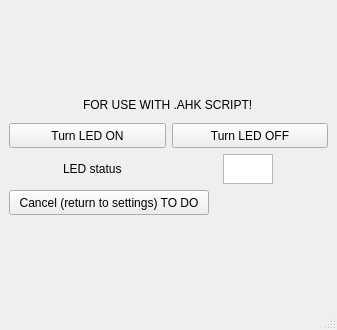
<?xml version="1.0" encoding="UTF-8"?>
<ui version="4.0">
 <class>MainWindow</class>
 <widget class="QMainWindow" name="MainWindow">
  <property name="geometry">
   <rect>
    <x>0</x>
    <y>0</y>
    <width>337</width>
    <height>330</height>
   </rect>
  </property>
  <property name="windowTitle">
   <string>MainWindow</string>
  </property>
  <widget class="QWidget" name="centralwidget">
   <layout class="QGridLayout" name="gridLayout">
    <item row="0" column="0">
     <layout class="QVBoxLayout" name="verticalLayout">
      <item alignment="Qt::AlignHCenter">
       <widget class="QLabel" name="label_0">
        <property name="maximumSize">
         <size>
          <width>200</width>
          <height>25</height>
         </size>
        </property>
        <property name="text">
         <string>FOR USE WITH .AHK SCRIPT!</string>
        </property>
       </widget>
      </item>
      <item>
       <layout class="QHBoxLayout" name="horizontalLayout">
        <item>
         <widget class="QPushButton" name="pushButton_LED_ON">
          <property name="sizePolicy">
           <sizepolicy hsizetype="Expanding" vsizetype="Fixed">
            <horstretch>0</horstretch>
            <verstretch>0</verstretch>
           </sizepolicy>
          </property>
          <property name="maximumSize">
           <size>
            <width>200</width>
            <height>25</height>
           </size>
          </property>
          <property name="text">
           <string>Turn LED ON</string>
          </property>
         </widget>
        </item>
        <item>
         <widget class="QPushButton" name="pushButton_LED_OFF">
          <property name="sizePolicy">
           <sizepolicy hsizetype="Expanding" vsizetype="Fixed">
            <horstretch>0</horstretch>
            <verstretch>0</verstretch>
           </sizepolicy>
          </property>
          <property name="maximumSize">
           <size>
            <width>200</width>
            <height>25</height>
           </size>
          </property>
          <property name="text">
           <string>Turn LED OFF</string>
          </property>
         </widget>
        </item>
       </layout>
      </item>
      <item>
       <layout class="QHBoxLayout" name="horizontalLayout_2">
        <item>
         <widget class="QLabel" name="label_1">
          <property name="maximumSize">
           <size>
            <width>100</width>
            <height>25</height>
           </size>
          </property>
          <property name="text">
           <string>LED status</string>
          </property>
         </widget>
        </item>
        <item>
         <widget class="QTextEdit" name="textEdit_LEDstatus">
          <property name="maximumSize">
           <size>
            <width>50</width>
            <height>30</height>
           </size>
          </property>
          <property name="readOnly">
           <bool>true</bool>
          </property>
         </widget>
        </item>
       </layout>
      </item>
      <item>
       <widget class="QPushButton" name="pushButton_Cancel">
        <property name="maximumSize">
         <size>
          <width>200</width>
          <height>25</height>
         </size>
        </property>
        <property name="text">
         <string>Cancel (return to settings) TO DO</string>
        </property>
       </widget>
      </item>
     </layout>
    </item>
   </layout>
  </widget>
  <widget class="QMenuBar" name="menubar">
   <property name="geometry">
    <rect>
     <x>0</x>
     <y>0</y>
     <width>337</width>
     <height>22</height>
    </rect>
   </property>
  </widget>
  <widget class="QStatusBar" name="statusbar"/>
 </widget>
 <resources/>
 <connections/>
</ui>
